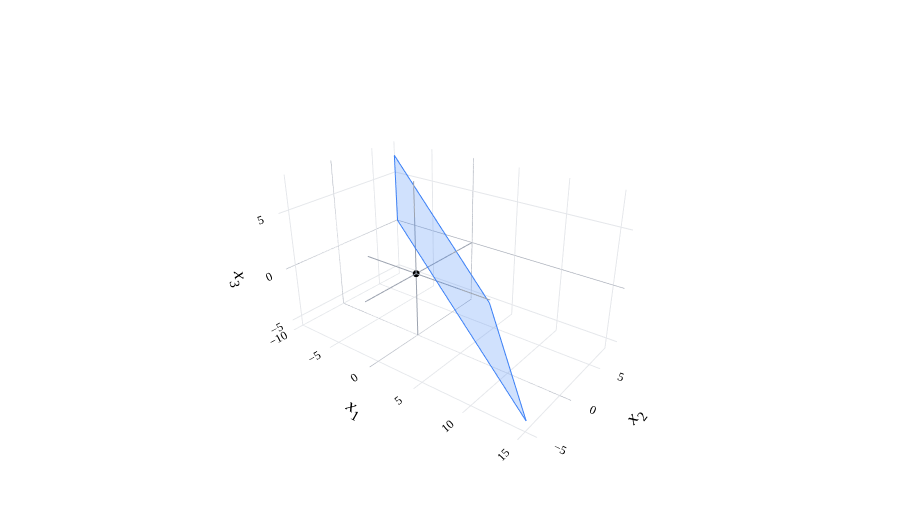

The code cell stored with this chart in its notebook:
### Markdown cell above
### Example: Plane $x + y + z = 5$ ❌

What about a plane that **doesn't** pass through the origin? Is the plane $x + y + z = 5$ a subspace of $\mathbb{R}^3$?

### Code cell
from pathlib import Path
import sys
_notes_root = next(p for p in [Path.cwd(), *Path.cwd().parents] if (p / 'myst.yml').exists())
if str(_notes_root) not in sys.path:
    sys.path.insert(0, str(_notes_root))
from plane_style import (BLUE, ORANGE, PINK, GRAY, plane_figure, add_plane,
                         vector3, vector_label, line3, label3,
                         style_surface_planes, projection_figure)
import numpy as np
import plotly.graph_objects as go

fig = plane_figure(bounds=(-6,8), axis_titles=tuple('<i>x</i><sub>'+str(j)+'</sub>' for j in (1,2,3)))
add_plane(fig, (1,1,1), d=5)
fig.add_trace(go.Scatter3d(x=[0],y=[0],z=[0],mode='markers',marker=dict(color='black',size=4),showlegend=False,hoverinfo='skip'))
fig.show(renderer='plotly_mimetype')

### Figure 1 — Plotly figure (JSON) as saved in the notebook; plotly's stock layout.template omitted (floating-point values rounded to 4 significant figures)
{"data": [{"hoverinfo": "skip", "line": {"color": "#9ca3af", "dash": "solid", "width": 2}, "mode": "lines", "showlegend": false, "type": "scatter3d", "x": [-6.0, 8.0], "y": [-0.0, 0.0], "z": [-0.0, 0.0]}, {"hoverinfo": "skip", "line": {"color": "#9ca3af", "dash": "solid", "width": 2}, "mode": "lines", "showlegend": false, "type": "scatter3d", "x": [-0.0, 0.0], "y": [-6.0, 8.0], "z": [-0.0, 0.0]}, {"hoverinfo": "skip", "line": {"color": "#9ca3af", "dash": "solid", "width": 2}, "mode": "lines", "showlegend": false, "type": "scatter3d", "x": [-0.0, 0.0], "y": [-0.0, 0.0], "z": [-6.0, 8.0]}, {"color": "#3d81f6", "flatshading": true, "hoverinfo": "skip", "i": [0, 0], "j": [1, 2], "k": [2, 3], "legendgroup": "plane-3", "lighting": {"ambient": 1, "diffuse": 0, "specular": 0}, "opacity": 0.24, "showlegend": false, "type": "mesh3d", "x": [15.04, 3.0, -9.04, 3.0], "y": [-5.02, 7.02, 7.02, -5.02], "z": [-5.02, -5.02, 7.02, 7.02]}, {"hoverinfo": "skip", "legendgroup": "plane-3", "line": {"color": "#3d81f6", "width": 2}, "mode": "lines", "showlegend": false, "type": "scatter3d", "x": [15.04, 3.0, -9.04, 3.0, 15.04], "y": [-5.02, 7.02, 7.02, -5.02, -5.02], "z": [-5.02, -5.02, 7.02, 7.02, -5.02]}, {"hoverinfo": "skip", "marker": {"color": "black", "size": 4}, "mode": "markers", "showlegend": false, "type": "scatter3d", "x": [0], "y": [0], "z": [0]}], "layout": {"autosize": true, "font": {"color": "black", "family": "Palatino Linotype, Palatino, serif", "size": 16}, "height": 520, "margin": {"b": 0, "l": 0, "r": 0, "t": 15}, "paper_bgcolor": "white", "plot_bgcolor": "white", "scene": {"aspectmode": "data", "bgcolor": "white", "camera": {"eye": {"x": 1.6, "y": -2.1, "z": 1.3}}, "xaxis": {"backgroundcolor": "white", "gridcolor": "#e5e7eb", "nticks": 7, "range": [-10.02, 16.02], "showbackground": true, "showspikes": false, "tickfont": {"size": 12}, "title": {"text": "<i>x</i><sub>1</sub>"}, "zerolinecolor": "#9ca3af"}, "yaxis": {"backgroundcolor": "white", "gridcolor": "#e5e7eb", "nticks": 7, "range": [-6, 8], "showbackground": true, "showspikes": false, "tickfont": {"size": 12}, "title": {"text": "<i>x</i><sub>2</sub>"}, "zerolinecolor": "#9ca3af"}, "zaxis": {"backgroundcolor": "white", "gridcolor": "#e5e7eb", "nticks": 7, "range": [-6, 8], "showbackground": true, "showspikes": false, "tickfont": {"size": 12}, "title": {"text": "<i>x</i><sub>3</sub>"}, "zerolinecolor": "#9ca3af"}}, "showlegend": false}}
